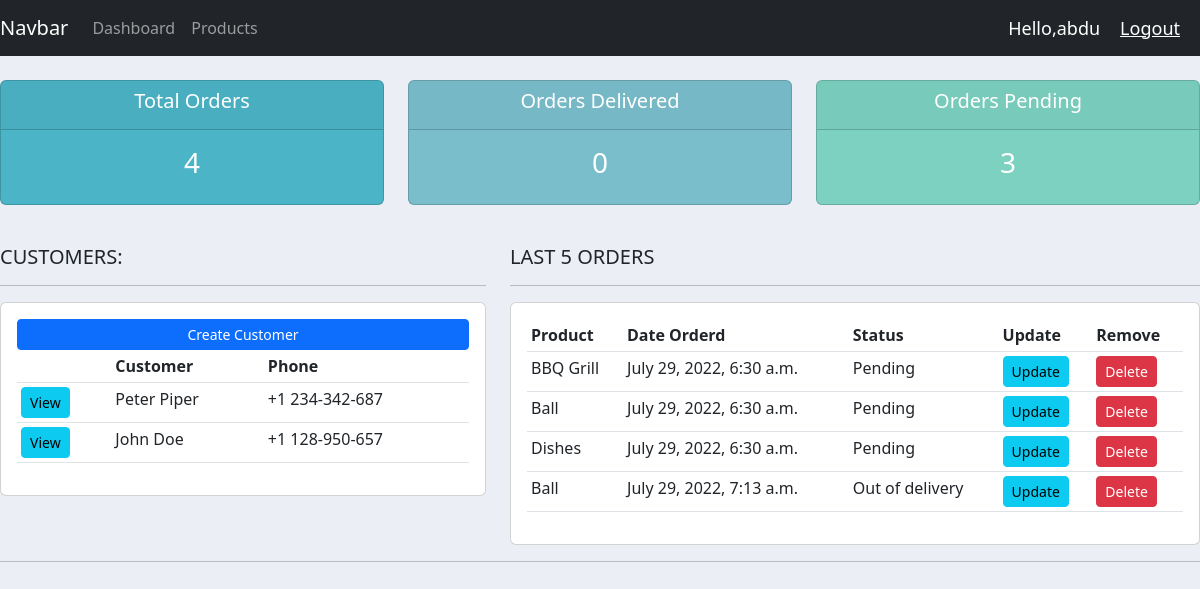
The app's page / (signed in) with its own data.
### accounts/models.py (models this page shows, shortened)
class Customer(models.Model):
    user = models.OneToOneField(User, null=True, blank=True, on_delete= models.CASCADE )
    name = models.CharField(max_length=200, null=True)
    phone = models.CharField(max_length=200,null=True)
    email = models.CharField(max_length=200 ,null=True)
    profile_pic = models.ImageField(default="profile1.png" ,null=True, blank=True)
    date_created = models.DateTimeField(auto_now_add=True)

class Order(models.Model):
    STATUS = (
        ('Pending', 'Pending'),
        ('Out of delivery', 'Out of delivery'),
        ('Delivered', 'Delivered'),
    )
    customer = models.ForeignKey(Customer, null=True, on_delete = models.SET_NULL)
    product = models.ForeignKey(Product, null=True, on_delete = models.SET_NULL)
    date_created = models.DateTimeField(auto_now_add=True)
    status = models.CharField(max_length=200, null=True, choices=STATUS)
    note = models.CharField(max_length=1000, null=True)

class Product(models.Model):
    CATEGORY = (
        ('Indoor', 'Indoor'),
        ('Outdoor', 'Outdoor'),
    )
    name = models.CharField(max_length=200, null=True)
    price = models.FloatField(null=True)
    category = models.CharField(max_length=200, null=True, choices=CATEGORY)
    description = models.CharField(max_length=200, null=True, blank=True)
    date_created = models.DateTimeField(auto_now_add=True)
    tags = models.ManyToManyField(Tag)
    def __str__(self):
        return self.name

### accounts/decorators.py (the view)
    def wrapper_func(request, *args, **kwargs):
        group = None
        if request.user.groups.exists():
            group = request.user.groups.all()[0].name
            if group == 'customer':
                return redirect('user-page')
            if group == 'admin':
                return view_func(request, *args, **kwargs)

### accounts/views.py (called while the page is built)
@login_required(login_url='login')
@admin_only
def home(request):
    orders = Order.objects.all()
    customers = Customer.objects.all()
    total_customers = customers.count()
    total_orders = orders.count()
    delivered = orders.filter(status ='Delievered').count()
    pending = orders.filter(status ='Pending').count()
    context = {'orders': orders,
                'customers': customers,
                'total_orders': total_orders,
                'delivered': delivered,
                'pending': pending,
                }
    return render(request, 'accounts/dashboard.html', context)

### accounts/templates/accounts/dashboard.html
{% extends 'accounts/main.html' %}
{% block content %}
{% include 'accounts/status.html' %}
<br>
<div class="row">
	<div class="col-md-5">
		<h5>CUSTOMERS:</h5>
		<hr>
		<div class="card card-body">
			<a class="btn btn-primary  btn-sm btn-block" href="">Create Customer</a>
			<table class="table table-sm">
				<tr>
					<th></th>
					<th>Customer</th>
					<th>Phone</th>
				</tr>
				{% for customer in customers %}
					<tr>
						<td><a class="btn btn-sm btn-info" href="{% url 'customer' customer.id %}">View</a></td>
						<td>{{customer.name}}</td>
						<td>{{customer.phone}}</td>
					</tr>
				{% endfor %}
			</table>
		</div>
	</div>
	<div class="col-md-7">
		<h5>LAST 5 ORDERS</h5>
		<hr>
		<div class="card card-body">
			<table class="table table-sm">
				<tr>
					<th>Product</th>
					<th>Date Orderd</th>
					<th>Status</th>
					<th>Update</th>
					<th>Remove</th>
				</tr>
				{% for order in orders %}
					<tr>
						<td>{{order.product}}</td>
						<td>{{order.date_created}}</td>
						<td>{{order.status}}</td>
						<td><a class="btn btn-sm btn-info" href="{% url 'update_order' order.id %}">Update</a></td>
						<td><a class="btn btn-sm btn-danger" href="{% url 'delete_order' order.id %}">Delete</a></td>
					</tr>
				{% endfor %}
			</table>
		</div>
	</div>
</div>
{% endblock content %}

### accounts/templates/accounts/main.html (shortened to what this page needs)
{% load static %}
<!DOCTYPE html>
<html lang="en">
<head>
    <link href="https://cdn.jsdelivr.net/npm/bootstrap@5.2.0/dist/css/bootstrap.min.css" rel="stylesheet">
    <link rel="stylesheet" href="{% static '/css/main.css' %}">
</head>
<body>
    {% include 'accounts/navbar.html' %}
    {% block content %}
    {% endblock content %}
    <hr>
</body>
</html>

### accounts/templates/accounts/navbar.html (shortened to what this page needs)
{% load static %}
<nav class="navbar navbar-expand-lg navbar-dark bg-dark">
    <a class="navbar-brand" href="#">Navbar</a>
    <div class="collapse navbar-collapse" id="navbarNav">
      <ul class="navbar-nav">
        {% if request.user.is_staff %}
        <li class="nav-item active">
          <a class="nav-link" href="{% url 'home' %}">Dashboard</a>
        </li>
        <li class="nav-item">
          <a class="nav-link" href="{% url 'products' %}">Products</a>
        </li>
        {% else %}
        <li class="nav-item">
          <a class="nav-link" href="{% url 'account' %}">Settings</a>
        </li>
        {% endif %}
      </ul>
    </div>
    <span class="hello-msg">Hello,{{ request.user }}</span>
    <span><a class="hello-msg" href="{% url 'logout' %}">Logout</a></span>
</nav>

### accounts/templates/accounts/status.html
<br>
<div class="row">
	<div class="col">
		<div class="col-md">
			<div class="card text-center text-white  mb-3" id="total-orders">
			  	<div class="card-header">
			  		<h5 class="card-title">Total Orders</h5>
			  	</div>
			  	<div class="card-body">
			    	<h3 class="card-title">{{total_orders}}</h3>
			  	</div>
			</div>
		</div>
	</div>
	<div class="col">
		<div class="col-md">
			<div class="card text-center text-white  mb-3" id="orders-delivered">
			  	<div class="card-header">
			  		<h5 class="card-title">Orders Delivered</h5>
			  	</div>
			  	<div class="card-body">
			    	<h3 class="card-title">{{delivered}}</h3>
			  	</div>
			</div>
		</div>
	</div>
	<div class="col">
		<div class="col-md">
			<div class="card text-center text-white  mb-3" id="orders-pending">
			  	<div class="card-header">
			  		<h5 class="card-title">Orders Pending</h5>
			  	</div>
			  	<div class="card-body">
			    	<h3 class="card-title">{{pending}}</h3>
			  	</div>
			</div>
		</div>
	</div>
</div>

### static/css/main.css (style rules this page uses)
body { background-color: #ebeff5; }
#total-orders { background-color: #4cb4c7; }
#orders-delivered { background-color: #7abecc; }
#orders-pending { background-color: #7CD1C0; }

### accounts/templates/accounts/navbar.html (style rules this page uses)
.hello-msg { font-size: 18px; color: #fff; margin-right: 20px; }

### records on screen
Customer: name "Peter Piper", phone "+1 234-342-687"
Customer: name "John Doe", phone "+1 128-950-657"
Order: product "BBQ Grill", date_created "July 29, 2022, 6:30 a.m.", status "Pending"
Order: product "Ball", date_created "July 29, 2022, 6:30 a.m.", status "Pending"
Order: product "Dishes", date_created "July 29, 2022, 6:30 a.m.", status "Pending"
Order: product "Ball", date_created "July 29, 2022, 7:13 a.m.", status "Out of delivery"

### other values on screen
{{ request.user }} "abdu"
{{ total_orders }} "4"
{{ delivered }} "0"
{{ pending }} "3"
